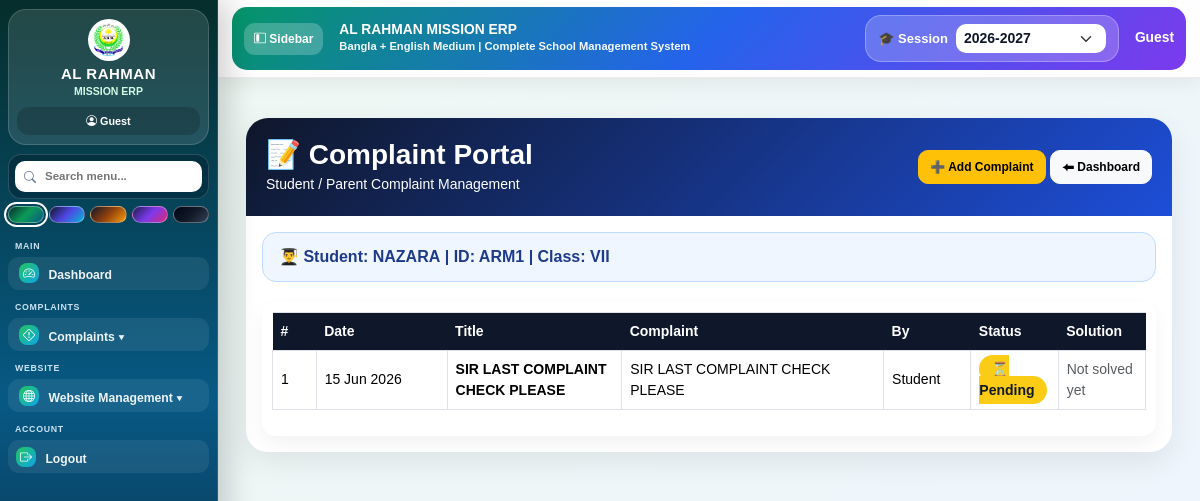
The page /students/student-complaints/ (signed in) on the database as committed earlier.
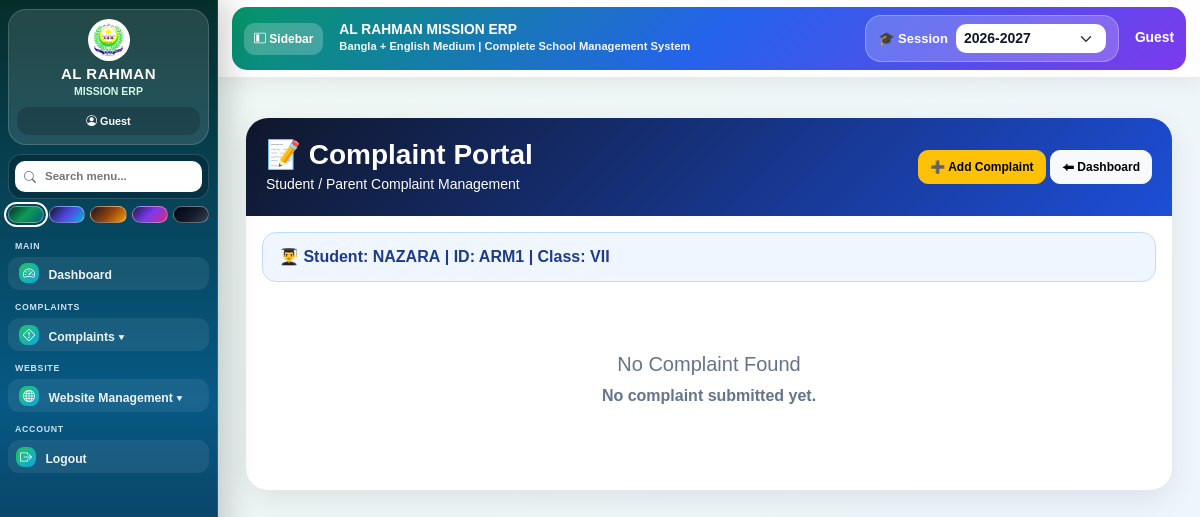
The same page on the database as committed later.
### complaints/models.py (models this page shows, shortened)
class Complaint(models.Model):
    STATUS_CHOICES = [
        ("PENDING_TEACHER", "Pending Teacher Action"),
        ("PENDING_ADMIN_APPROVAL", "Pending Admin Approval"),
        ("SOLVED", "Solved"),
        ("REJECTED", "Rejected / Send Back"),
    ]
    student = models.ForeignKey(
        Student,
        on_delete=models.CASCADE,
        related_name="complaints"
    )
    title = models.CharField(max_length=200)
    description = models.TextField()
    parent_name = models.CharField(max_length=150, blank=True, null=True)
    status = models.CharField(
        max_length=40,
        choices=STATUS_CHOICES,
        default="PENDING_TEACHER"
    )
    teacher_solution = models.TextField(blank=True, null=True)
    handled_by_teacher = models.CharField(max_length=150, blank=True, null=True)
    teacher_submitted_at = models.DateTimeField(blank=True, null=True)
    admin_solution = models.TextField(blank=True, null=True)
    admin_approved_at = models.DateTimeField(blank=True, null=True)
    created_at = models.DateTimeField(auto_now_add=True)
    solved_at = models.DateTimeField(blank=True, null=True)

### students/views.py (the view)
def student_complaint_list(request):
    student_id = request.session.get('student_id')
    if not student_id:
        return redirect('student_login')
    student = get_object_or_404(Student, id=student_id)
    complaints = Complaint.objects.filter(
        student=student
    ).order_by('-id')
    return render(
        request,
        'students/portal_complaint_list.html',
        {
            'student': student,
            'complaints': complaints,
            'portal_type': 'student',
        }
    )

### academics/models.py (called while the page is built)
    def __str__(self):
        return self.class_name

### core/context_processors.py (called while the page is built)
def get_current_session():
    today = datetime.now()
    year = today.year
    if today.month >= 4:
        return f"{year}-{year + 1}"
    return f"{year - 1}-{year}"

def global_session(request):
    current_year = datetime.now().year
    sessions = []
    for y in range(current_year - 3, current_year + 4):
        sessions.append(f"{y}-{y + 1}")
    selected_session = request.session.get("selected_session")
    if not selected_session:
        selected_session = get_current_session()
    return {
        "sessions": sessions,
        "selected_session": selected_session,
    }

### templates/students/portal_complaint_list.html (shortened to what the changed rows need)
{% extends 'base.html' %}
{% block content %}
<div class="container-fluid mt-4">
    <div class="card complaint-card">
        <div class="card-body">
            {% if complaints %}
            <div class="table-responsive">
                <table class="table table-bordered table-hover align-middle">
                    <thead>
                        <tr>
                            <th width="5%">#</th>
                            <th width="15%">Date</th>
                            <th width="20%">Title</th>
                            <th width="30%">Complaint</th>
                            <th width="10%">By</th>
                            <th width="10%">Status</th>
                            <th width="10%">Solution</th>
                        </tr>
                    </thead>
                    <tbody>
                        {% for c in complaints %}
                        <tr>
                            <td>
                                {{ forloop.counter }}
                            </td>
                            <td>
                                {{ c.created_at|date:"d M Y" }}
                            </td>
                            <td>
                                <b>{{ c.title }}</b>
                            </td>
                            <td>
                                {{ c.description }}
                            </td>
                            <td>
                                {{ c.parent_name|default:"Student" }}
                            </td>
                            <td>
                                {% if c.status == 'Solved' %}
                                    <span class="badge-solved">
                                        ✅ Solved
                                    </span>
                                {% else %}
                                    <span class="badge-pending">
                                        ⏳ Pending
                                    </span>
                                {% endif %}
                            </td>
                            <td>
                                {% if c.solution %}
                                    <div class="text-success fw-bold">
                                        {{ c.solution }}
                                    </div>
                                {% else %}
                                    <span class="text-muted">
                                        Not solved yet
                                    </span>
                                {% endif %}
                            </td>
                        </tr>
                        {% endfor %}
                    </tbody>
                </table>
            </div>
            {% else %}
            <div class="empty-box">
                <h5>No Complaint Found</h5>
                <p>
                    No complaint submitted yet.
                </p>
            </div>
            {% endif %}
        </div>
    </div>
</div>
{% endblock %}

Rows that differ between the two databases and show on the page:
removed Complaint: created_at "15 Jun 2026", title "SIR LAST COMPLAINT CHECK PLEASE", description "SIR LAST COMPLAINT CHECK PLEASE", parent_name "Student", status "⏳ Pending"
Other text that changed with them:
text no longer shown: "# Date Title Complaint By Status Solution"
text now shown: "No Complaint Found No complaint submitted yet."
